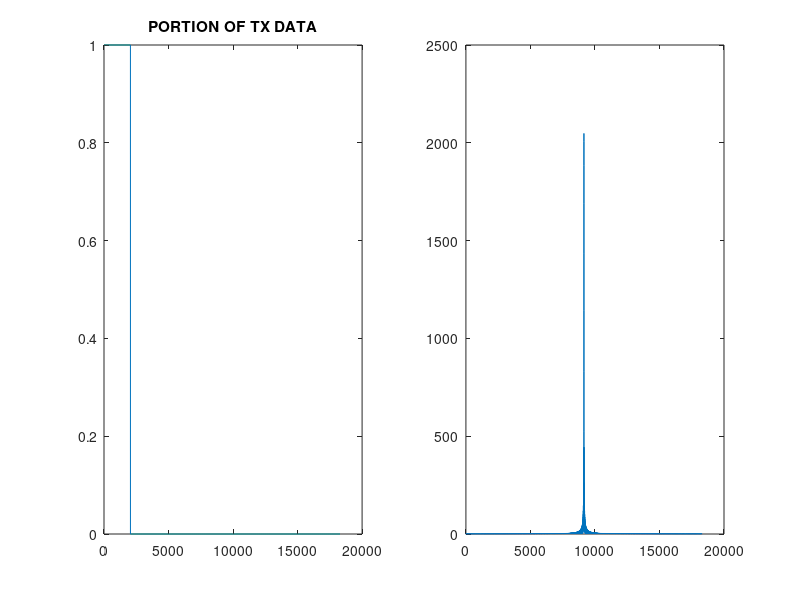

Reproduce this figure in MATLAB. (Note: this script raises an error after producing the figure.)
clear all
close all

%================================================
% Demonstrates the AF of a 1ms pulse
%================================================


%% Data Config

fs = 2.048e6;

iq = [ones(1,2048) zeros(1,1000)];

startIndex = 1;%*factor*2048;
stopIndex = 0;%10*factor*2048;

if stopIndex == 0
    tx = iq(startIndex:end);
else
    tx = iq(startIndex:stopIndex);
end

tx = [tx zeros(1,5*length(tx))];
mf = flip(conj(tx));

figure
subplot(1,2,1)
plot(1:1:length(tx),real(tx))
title("PORTION OF TX DATA")
subplot(1,2,2)
plot(1:1:length(tx),abs(fftshift(fft(tx))))

TX = fft(tx)/length(tx);
MF = fft(mf)/length(mf);

dopLim = 200;
dopShifts = -dopLim:1:dopLim;

acf = zeros(length(dopShifts),length(TX));

for i = 1:length(dopShifts)
    dopShifts(i)
    acf(i,:) = fftshift(ifft(circshift(TX,dopShifts(i),2).*MF));

end

%% Plotting

figure
range = ((1:1:length(acf)) - length(acf)/2)*(3e8/(2*fs*1000)); 
doppler = ((1:1:size(acf,1)) - size(acf,1)/2)*(1000/fs); 

%range bound
rBound = 2000;
rStart = length(acf)/2 - rBound;
rEnd = length(acf)/2 + rBound;

%doppler bound
dBound = 100;
dStart = size(acf,1)/2 - dBound;
dEnd = size(acf,1)/2 + dBound;

s = surf(range(1,rStart:rEnd), doppler(dStart:dEnd), ...
    (20*log10(abs(acf(dStart:dEnd,rStart:rEnd))./max(abs(acf),[],"all"))));

%pretty stuffs
set(s,"linestyle", "none")
lighting flat
xlabel("Range - [{\mus}]","FontSize",16)
ylabel("Doppler - [KHz]","FontSize",16)
zlabel("Magnitude - [dB]","FontSize",16)
zlim([-50 0])
caxis([[-50 0]])
